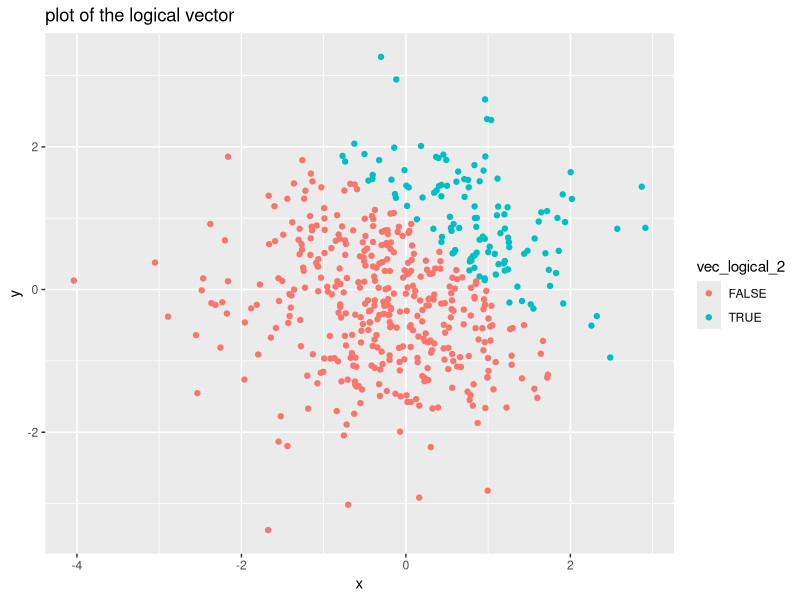
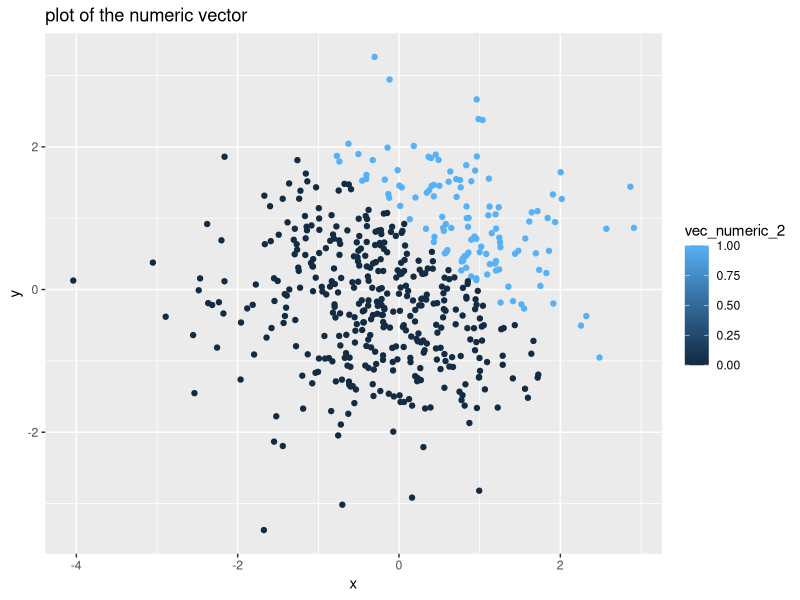
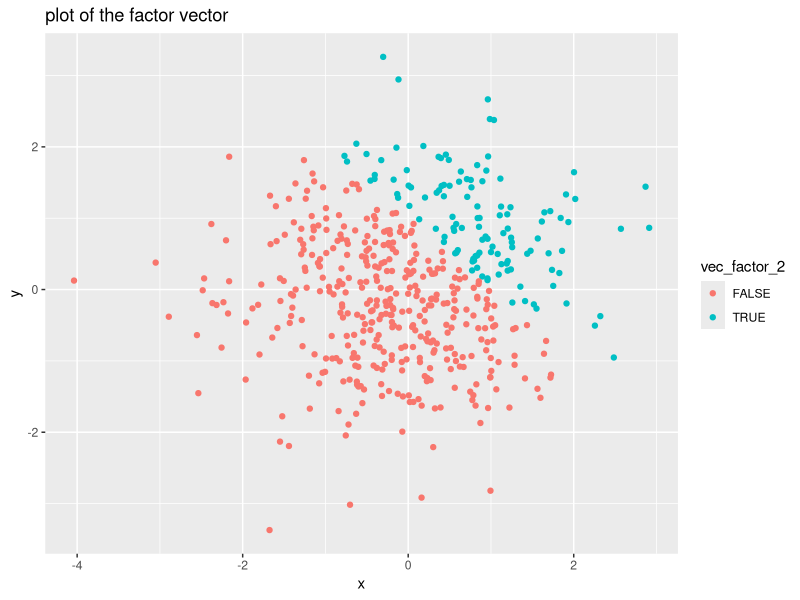
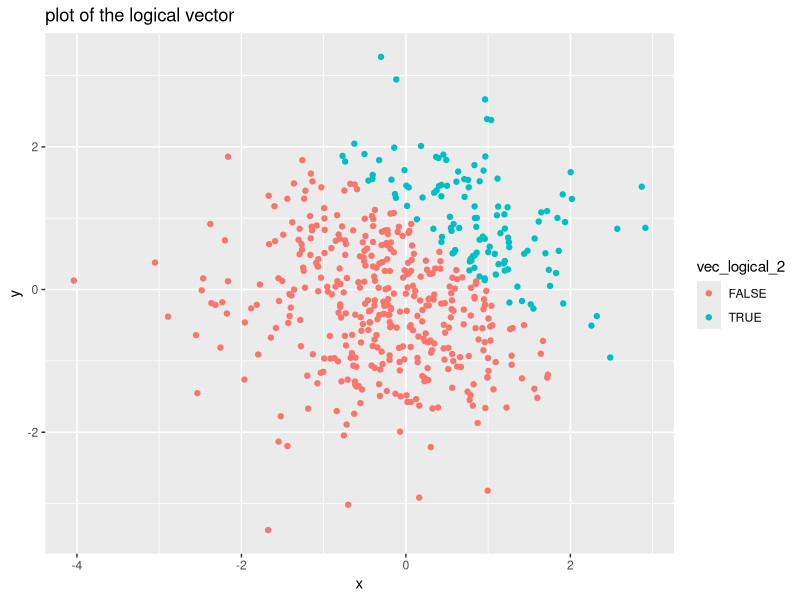

Here is the R script that generated these plots, in order:
## ---- chunk 1
library(tidyverse)

hw1_df = tibble(
  vec_numeric = rnorm(8),
  vec_logical = vec_numeric > 0,
  vec_char=c("a","b","c","d","e","f","g","h"),
  vec_factor=factor(c(0,1,2,0,1,2,0,1), levels=c(0,1,2), labels=c("low", "mediun", "high")))
## ---- chunk 2
as.numeric(pull(hw1_df,vec_logical))
as.numeric(pull(hw1_df,vec_char))
as.numeric(pull(hw1_df,vec_factor))
## ---- chunk 3
as.numeric(pull(hw1_df,vec_logical))*(pull(hw1_df, vec_numeric))
as.factor(pull(hw1_df,vec_logical))*(pull(hw1_df,vec_numeric))
as.numeric(as.factor(pull(hw1_df,vec_logical)))*(pull(hw1_df,vec_numeric))
## ---- chunk 4
hw11_df=tibble(
  x=rnorm(500, mean=0, sd=1),
  y=rnorm(500, mean=0, sd=1),
  vec_logical_2=x+y>1,
  vec_numeric_2=as.numeric(vec_logical_2),
  vec_factor_2=as.factor(vec_logical_2),
)
## ---- chunk 5
plot_logical=ggplot(hw11_df, aes(x=x, y=y, color=vec_logical_2))+ geom_point()
print(plot_logical + ggtitle("plot of the logical vector"))
ggsave("scatter_plot.pdf", height = 4, width = 6)
## ---- chunk 6
plot_numeric=ggplot(hw11_df, aes(x=x, y=y, color=vec_numeric_2))+ geom_point()
print(plot_numeric + ggtitle("plot of the numeric vector"))
## ---- chunk 7
plot_factor=ggplot(hw11_df, aes(x=x, y=y, color=vec_factor_2))+ geom_point()
print(plot_factor + ggtitle("plot of the factor vector"))
